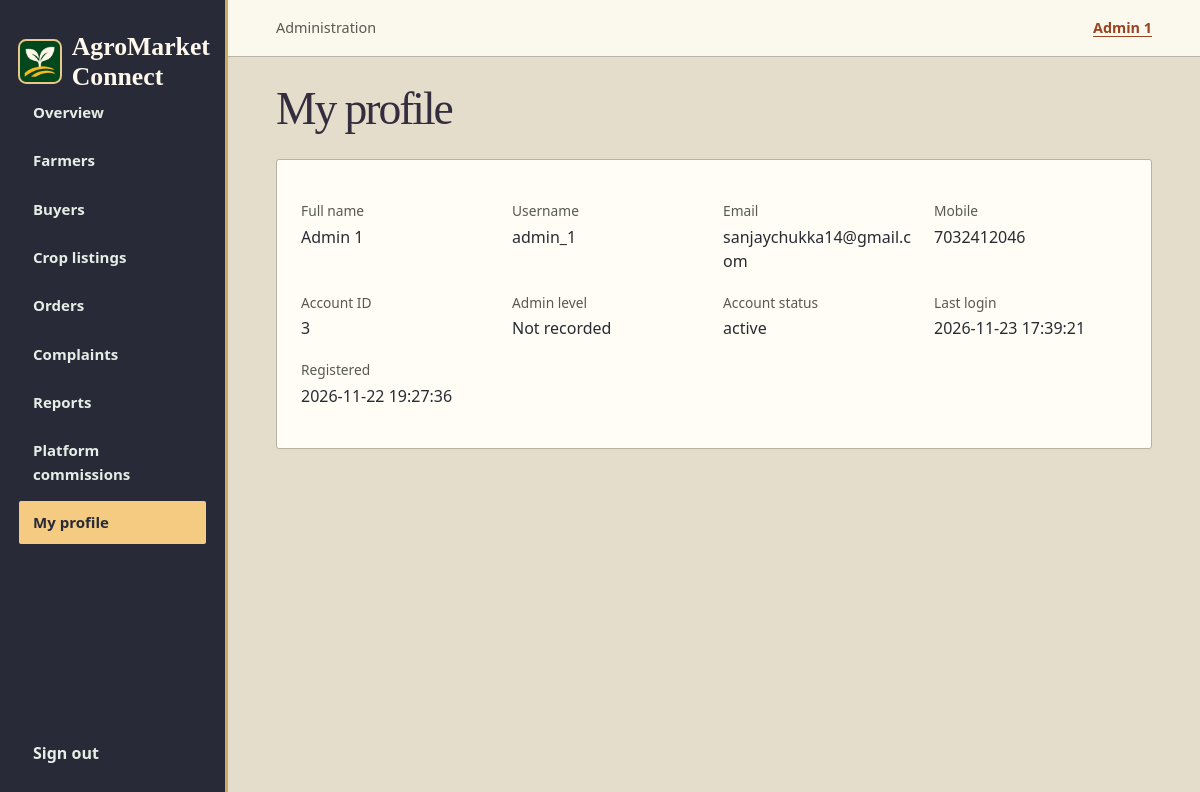
The page /Home/admin/profile.php (signed in) on the database its author committed.
### tables this page shows
CREATE TABLE `users` (
    `user_id` bigint(20) UNSIGNED NOT NULL,
    `role` enum('admin', 'farmer', 'buyer') NOT NULL,
    `full_name` varchar(100) NOT NULL,
    `email` varchar(150) DEFAULT NULL,
    `mobile` varchar(15) DEFAULT NULL,
    `password_hash` varchar(255) NOT NULL,
    `account_status` enum(
        'pending',
        'active',
        'suspended',
        'closed'
    ) NOT NULL DEFAULT 'pending',
    `email_verified_at` datetime DEFAULT NULL,
    `mobile_verified_at` datetime DEFAULT NULL,
    `last_login_at` datetime DEFAULT NULL,
    `created_at` datetime NOT NULL DEFAULT current_timestamp(),
    `updated_at` datetime NOT NULL DEFAULT current_timestamp(),
    `token` varchar(64) DEFAULT NULL,
    `username` varchar(50) NOT NULL,
    `last_login` datetime DEFAULT NULL
);

### Home/admin/includes/bootstrap.php (called while the page is built, shortened)
<?php
    require_once __DIR__ . '/../../config/db.php';
    $adminId = (int) $_SESSION['user_id'];
    function h($value): string
    {
    return htmlspecialchars(
        (string) $value,
        ENT_QUOTES | ENT_SUBSTITUTE,
        'UTF-8'
    );
    }
    function rows(string $sql, array $params = []): array
    {
    global $link;
    $stmt = $link->prepare($sql);
    $stmt->execute($params);
    $data = $stmt->get_result()->fetch_all(MYSQLI_ASSOC);
    return $data;
    }

### Home/admin/profile.php (the view, shortened to what this page needs)
<?php
require __DIR__ . '/includes/bootstrap.php';
$profile = rows("SELECT u.user_id, u.username, u.full_name, u.email, u.mobile, u.account_status,
    u.last_login, u.created_at, p.admin_level FROM users u LEFT JOIN admin_profiles p
    ON p.admin_id=u.user_id WHERE u.user_id=? AND u.role='admin'", [$adminId])[0] ?? [];
require __DIR__ . '/includes/header.php';
?>
<section class="panel">
<?php if (!$profile): ?><p>Administrator account could not be found.</p><?php else: ?>
<dl>
<?php foreach (['full_name'=>'Full name','username'=>'Username','email'=>'Email','mobile'=>'Mobile','user_id'=>'Account ID','admin_level'=>'Admin level','account_status'=>'Account status','last_login'=>'Last login','created_at'=>'Registered'] as $key=>$caption): ?>
<div><dt><?= h($caption) ?></dt><dd><?= h($profile[$key] ?? 'Not recorded') ?></dd></div>
<?php endforeach; ?></dl><?php endif; ?></section>
<?php require __DIR__ . '/includes/footer.php'; ?>

### Home/admin/admin.css (style rules this page uses)
:root { font: 16px/1.5 'Segoe UI', Arial, sans-serif; color: var(--ink); background: var(--cream); }
* { box-sizing: border-box; }
body, figure, h1, h2, p { margin: 0; }
.metric, .panel { background: var(--paper); border: 1px solid var(--line); border-radius: 12px; min-width: 0; }
.panel { padding: clamp(16px, 2vw, 26px); margin: 16px 0; }
.muted, figcaption, .empty, dt, .pager { font-size: 0.86rem; color: var(--soft); }
dl { display: grid; grid-template-columns: repeat(auto-fit, minmax(190px, 1fr)); gap: 18px; }
dd { margin: 3px 0 0; overflow-wrap: anywhere; }
.metric, .panel { border-radius: 5px; }
.page .panel { background: #fffdf6; border-radius: 3px; box-shadow: 0 2px 0 #dfdbcf; }

### Home/styles/theme.css (style rules this page uses)
:root { --sage: #c5d8b5; --sky: #cbdbe9; --peach: #edcfb2; --saffron: #f4d783; --forest: #202b48; --leaf: #994321; --cream: #ede4cf; --paper: #fffdf7; --ochre: #e5ad39; --ink: #282b32; --soft: #585951; --line: #bcb29d; --wash: #f0e9d9; --shadow: 0 2px 0 rgb(44 39 30 / 7%); }
html { color-scheme: light; }
html body { font-family: "Segoe UI", system-ui, sans-serif; line-height: 1.55; color: var(--ink); background: var(--cream); overflow-wrap: break-word; }
html body { background: var(--cream); color: var(--ink); }

### rows shown on the page
users: full_name "Admin 1", username "admin_1", email "sanjaychukka14@gmail.com", mobile "7032412046", user_id "3", account_status "active", last_login "2026-11-23 17:39:21", created_at "2026-11-22 19:27:36"

### other values the page prints
$name "Overview"
$name "Farmers"
$name "Buyers"
$name "Crop listings"
$name "Orders"
$name "Complaints"
$name "Reports"
$name "Platform commissions"
$name "My profile"
$_SESSION['full_name'] "Admin 1"
$pageTitle "My profile"
$caption "Full name"
$caption "Username"
$caption "Email"
$caption "Mobile"
